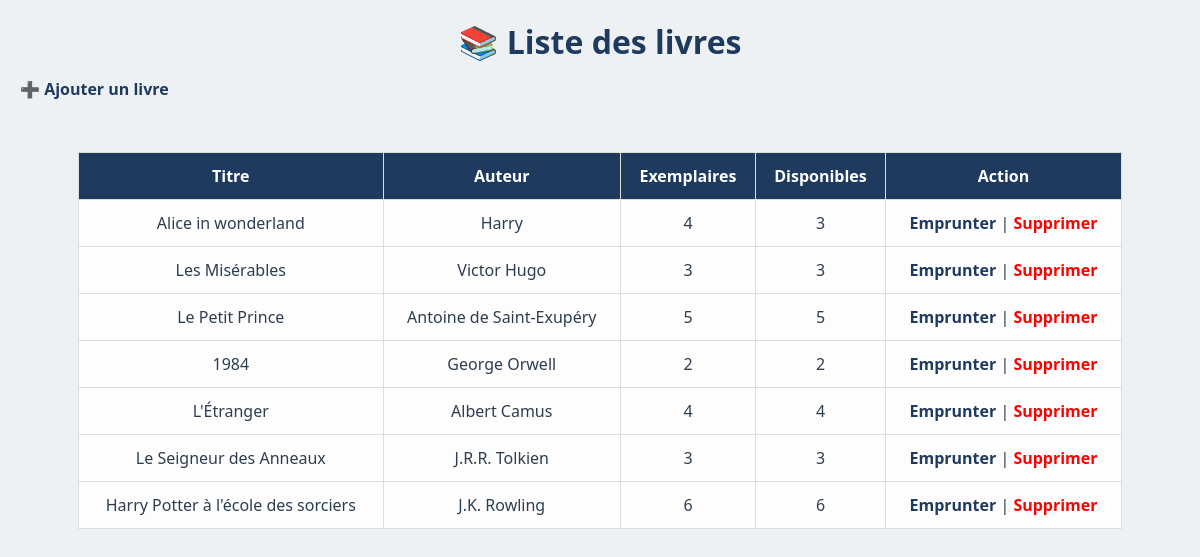
The page / on the database its author committed.
### tables this page shows
CREATE TABLE IF NOT EXISTS `livres` (
  `id` int NOT NULL AUTO_INCREMENT,
  `titre` varchar(255) NOT NULL,
  `auteur` varchar(255) NOT NULL,
  `nb_exemplaires` int NOT NULL DEFAULT '0',
  `nb_disponibles` int NOT NULL DEFAULT '0',
  `date_ajout` timestamp NULL DEFAULT CURRENT_TIMESTAMP,
  PRIMARY KEY (`id`),
  KEY `idx_livre_titre` (`titre`),
  KEY `idx_livre_auteur` (`auteur`)
);

### index.php (the view, shortened to what this page needs)
<?php
include "config.php";
$sql = "SELECT * FROM livres ORDER BY date_ajout DESC";
$result = $conn->query($sql);
?>
<!DOCTYPE html>
<html lang="fr">
<head>
    <link rel="stylesheet" href="style.css">
</head>
<body>
    <h1>📚 Liste des livres</h1>
    <a href="add.php">➕ Ajouter un livre</a>
    <br><br>
    <table>
        <tr>
            <th>Titre</th>
            <th>Auteur</th>
            <th>Exemplaires</th>
            <th>Disponibles</th>
            <th>Action</th>
        </tr>
        <?php while ($livre = $result->fetch_assoc()) { ?>
            <tr>
                <td><?= htmlspecialchars($livre['titre']) ?></td>
                <td><?= htmlspecialchars($livre['auteur']) ?></td>
                <td><?= $livre['nb_exemplaires'] ?></td>
                <td><?= $livre['nb_disponibles'] ?></td>
                <td>
                    <?php if ($livre['nb_disponibles'] > 0) { ?>
                        <a href="emprunter.php?livre_id=<?= $livre['id'] ?>">
                            Emprunter
                        </a> |
                    <?php } ?>
                    <a href="delete.php?id=<?= $livre['id'] ?>"
                        onclick="return confirm('Supprimer ce livre ?');"
                        style="color:red;">
                        Supprimer
                    </a>
                </td>
            </tr>
        <?php } ?>
    </table>
</body>
</html>

### style.css (style rules this page uses)
* { margin: 0; padding: 0; box-sizing: border-box; }
body { font-family: "Segoe UI", Georgia, "Times New Roman", serif; background-color: #eef1f4; padding: 20px; color: #2c3e50; }
h1, h2 { margin-bottom: 15px; color: #1f3a5f; text-align: center; }
a { text-decoration: none; color: #1f3a5f; font-weight: 600; }
table { width: 90%; margin: 30px auto; border-collapse: collapse; background-color: #fdfdfd; }
th { background-color: #1f3a5f; color: white; }
th, td { padding: 12px; border: 1px solid #ddd; text-align: center; }

### rows shown on the page
livres: titre "Alice in wonderland", auteur "Harry", nb_exemplaires "4", nb_disponibles "3"
livres: titre "Les Misérables", auteur "Victor Hugo", nb_exemplaires "3", nb_disponibles "3"
livres: titre "Le Petit Prince", auteur "Antoine de Saint-Exupéry", nb_exemplaires "5", nb_disponibles "5"
livres: titre "1984", auteur "George Orwell", nb_exemplaires "2", nb_disponibles "2"
livres: titre "L'Étranger", auteur "Albert Camus", nb_exemplaires "4", nb_disponibles "4"
livres: titre "Le Seigneur des Anneaux", auteur "J.R.R. Tolkien", nb_exemplaires "3", nb_disponibles "3"
livres: titre "Harry Potter à l'école des sorciers", auteur "J.K. Rowling", nb_exemplaires "6", nb_disponibles "6"
